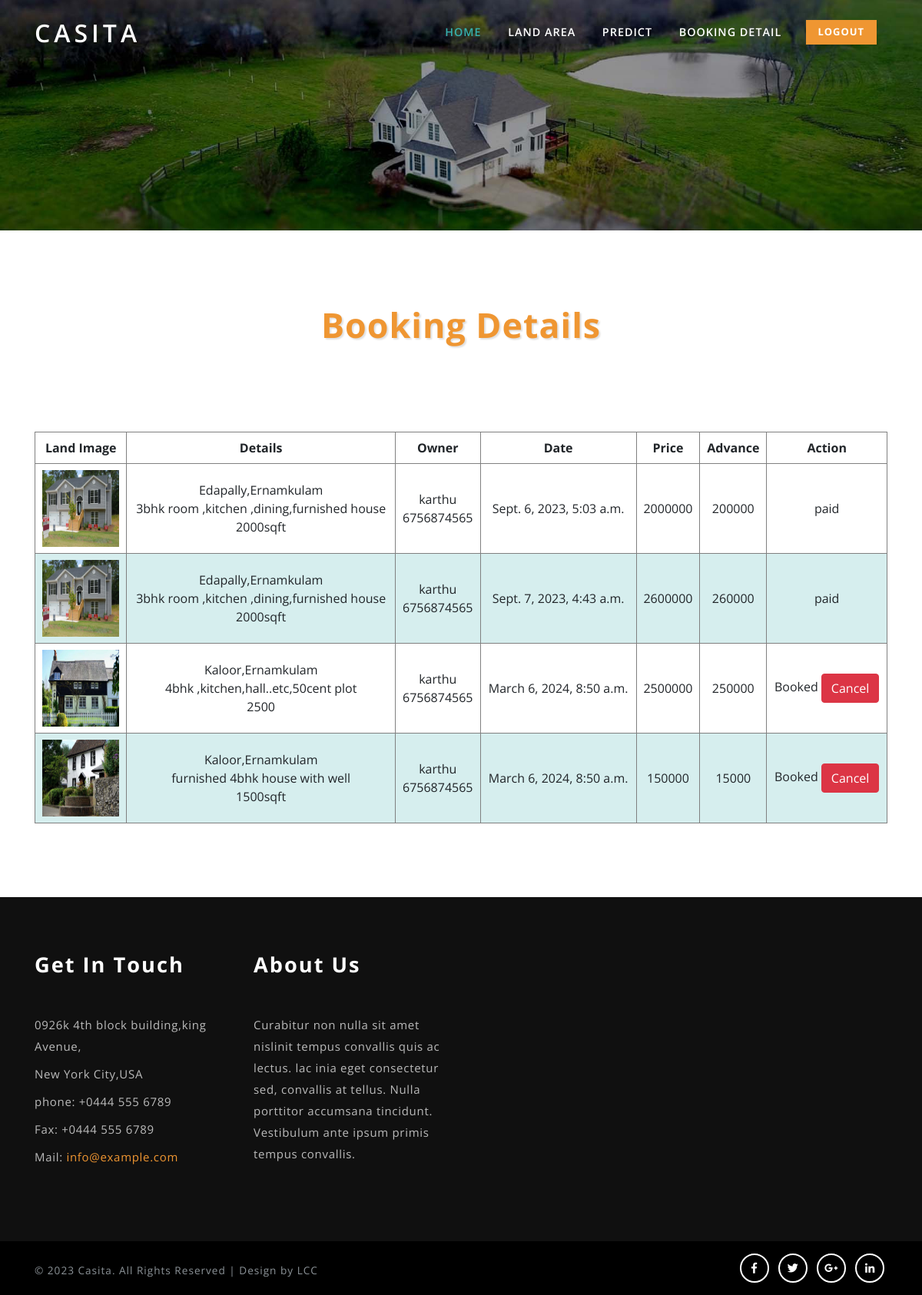
/bookingdetail/ (signed in), run on the app's committed database.
### realestateapp/models.py (models this page shows)
class Booking(models.Model):
    user=models.ForeignKey(User,on_delete=models.CASCADE,null=True)
    land=models.ForeignKey(Landarea,on_delete=models.CASCADE,null=True)
    date=models.DateTimeField(auto_now_add=True)
    price=models.IntegerField(null=True)
    advance=models.IntegerField(null=True)
    status=models.CharField(max_length=40,null=True,default='Booked')

class Landarea(models.Model):
    location=models.TextField(null=True)
    image=models.ImageField(upload_to="uploadImage",max_length=None,null=True)
    sqft=models.CharField(max_length=10,null=True)
    price=models.IntegerField(null=True)
    description=models.TextField(null=True)
    status=models.CharField(max_length=40,null=True,default='Available')
    date=models.DateTimeField(auto_now_add=True)
    owner=models.ForeignKey(Landowner,on_delete=models.CASCADE,null=True)

class Landowner(models.Model):
    name=models.CharField(max_length=40,null=True)
    address=models.CharField(max_length=40,null=True)
    email=models.CharField(max_length=40,null=True)
    phone=models.CharField(max_length=40,null=True)
    license_no=models.CharField(max_length=40,null=True)
    user=models.ForeignKey(Login,on_delete=models.CASCADE,null=True)

### realestateapp/views.py (the view)
# urls.py: path('bookingdetail/',views.viewbooking),
def viewbooking(request):
    uid=request.session['uid']
    qy=Booking.objects.filter(user__user=uid)
    return render(request,'User/bookland.html',{'qy':qy})

### Template/User/bookland.html (shortened to what this page needs)
{% extends 'User/userHome.html' %}
{% load static %}
{% block header %}
<section class="banner-bottom py-lg-5 py-md-5 py-3">
    <div class="container">
        <div class="inner-sec py-lg-5 py-3">
            <h3 class="tittle text-center mb-md-5 mb-4">Booking Details</h3>
            <div class="contact_grid_right">
                    <table border="1">
                      <thead>
                          <tr>
                            <th scope="col">Land Image</th>
                            <th scope="col">Details</th>
                            <th scope="col">Owner</th>
                            <th scope="col">Date</th>
                            <th scope="col">Price</th>
                            <th scope="col">Advance</th>
                            <th scope="col">Action</th>
                          </tr>
                        </thead>
                        <tbody id="tableBody">
                            {% for d in qy %}
                          <tr>
                            <th><img src="../static/media/{{d.land.image}}"></th>
                            <td>{{d.land.location}}<br>{{d.land.description}}<br>{{d.land.sqft}}</td>
                            <td>{{d.land.owner.name}}<br>{{d.land.owner.phone}}</td>
                            <td>{{d.date}}</td>
                            <td>{{d.price}}</td>
                            <td>{{d.advance}}</td>
                            {% if d.status == 'Booked' %}
                            <td>
                                {{d.status}}
                                <a type="button" class="btn btn-danger" href="\cancel?id={{d.id}}">Cancel</a>
                            </td>
                            {% elif d.status == 'Approved' %}
                            <td>
                                <a type="button" class="btn btn-success" href="\pay?id={{d.id}}">Pay</a>
                                <a type="button" class="btn btn-danger" href="\cancel?id={{d.id}}">Cancel</a>
                            </td>
                            {% else %}
                            <td>
                                {{d.status}}
                            </td>
                            {% endif %}
                          </tr>
                          {% endfor %}
                        </tbody>
                      </table>
            </div>
        </div>
    </div>
</section>
{% endblock %}

### static/css/style.css (style rules this page uses)
html, body { margin: 0; font-size: 100%; font-family: 'Open Sans', sans-serif; background: #fff; }
body a { text-decoration: none; transition: 0.5s all; -webkit-transition: 0.5s all; -moz-transition: 0.5s all; -o-transition: 0.5s all; -ms-transition: 0.5s all; font-family: 'Open Sans', sans-serif; }
h1, h2, h3, h4, h5, h6 { margin: 0; font-family: 'Open Sans', sans-serif; letter-spacing: 1px; font-weight: 700; }
h3.tittle { text-shadow: 2px 2px 2px rgba(41, 41, 41, 0.15); font-size: 3em; color: #ef9632; font-weight: 700; }
@media (max-width:1280px) { h3.tittle { font-size: 2.8em; } }

### static/css/contact.css (style rules this page uses)
body a { text-decoration: none; transition: 0.5s all; -webkit-transition: 0.5s all; -moz-transition: 0.5s all; -o-transition: 0.5s all; -ms-transition: 0.5s all; }
.contact_grid_right { padding-top:4em; }
.contact_grid_right { width: 100%; }

### Template/User/bookland.html (style rules this page uses)
table { border-collapse: collapse; width: 100%; }
th, td { text-align: center; padding: 8px; }
tr:nth-child(even) { background-color: #D6EEEE; }
img { width: 100px; height: 100px; }

### data on the page
Booking: land.image (picture), land.location "Edapally,Ernamkulam", land.description "3bhk room ,kitchen ,dining,furnished house", land.sqft "2000sqft", land.owner.name "karthu", land.owner.phone "6756874565", date "Sept. 6, 2023, 5:03 a.m.", price "2000000", advance "200000", status "paid"
Booking: land.image (picture), land.location "Edapally,Ernamkulam", land.description "3bhk room ,kitchen ,dining,furnished house", land.sqft "2000sqft", land.owner.name "karthu", land.owner.phone "6756874565", date "Sept. 7, 2023, 4:43 a.m.", price "2600000", advance "260000", status "paid"
Booking: land.image (picture), land.location "Kaloor,Ernamkulam", land.description "4bhk ,kitchen,hall..etc,50cent plot", land.sqft "2500", land.owner.name "karthu", land.owner.phone "6756874565", date "March 6, 2024, 8:50 a.m.", price "2500000", advance "250000", status "Booked"
Booking: land.image (picture), land.location "Kaloor,Ernamkulam", land.description "furnished 4bhk house with well", land.sqft "1500sqft", land.owner.name "karthu", land.owner.phone "6756874565", date "March 6, 2024, 8:50 a.m.", price "150000", advance "15000", status "Booked"
